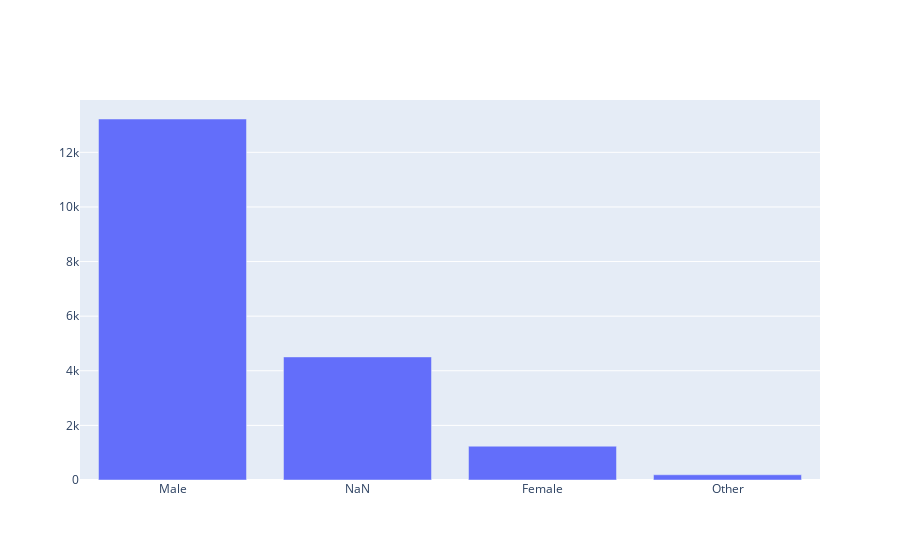

The cell this chart's notebook holds for it:
### Code cell
# Fazendo com a plotly

fig = go.Figure()

fig.add_trace(go.Bar(x=dataframe.index, y=dataframe['gender']))
fig.show()

### Figure 1 — Plotly figure (JSON) as saved in the notebook; plotly's stock layout.template omitted (floating-point values rounded to 4 significant figures)
{"data": [{"type": "bar", "x": ["Male", "NaN", "Female", "Other"], "y": [13221, 4508, 1238, 191]}], "layout": {}}
